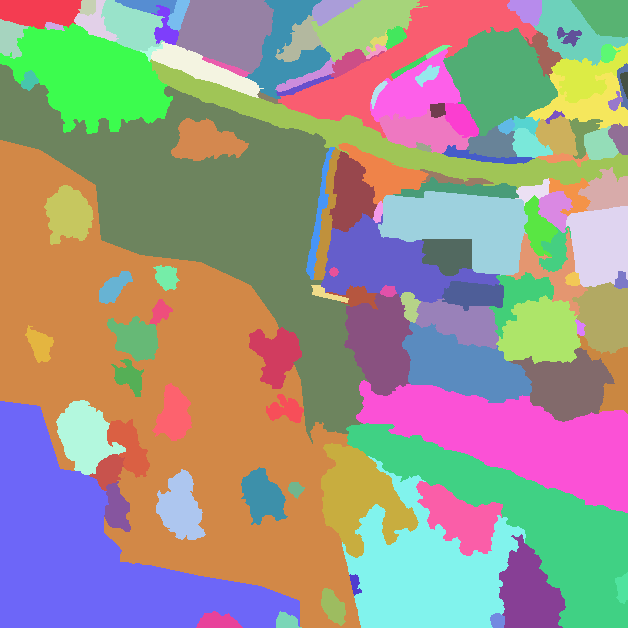
#> input picture daten/landseg/T0/fassung-c/abgabe/r0c0/labels.tif, 628 x 628 px, found by its file name
$ python blick.py ../../../../../../daten/landseg/T0/fassung-c/abgabe/r0c0/labels.tif ../../../../../../daten/landseg/H0/a-alles-frei/abgabe/r0c1/labels.tif ../../../../../../daten/landseg/H0/a-alles-frei/abgabe/r0c1/labels.tif ../../../../../../daten/landseg/H0/a-alles-frei/abgabe/r0c1/labels.tif ../../../../../../daten/landseg/H0/a-alles-frei/abgabe/r0c1/labels.tif ../../../../../../daten/landseg/H0/a-alles-frei/abgabe/r0c1/labels.tif
#> lines starting #> are read from the running program, lines starting #| are printed output that depends on the picture
import numpy as np, cv2, tifffile, sys
D='C:/Users/Phil/Developement/Victor/daten/landseg/H0/'
img=cv2.imread(D+'H0.png',cv2.IMREAD_GRAYSCALE)
L=np.zeros((1000,1000),np.int64)
l0=tifffile.imread(D+'a-alles-frei/r0c0/labels.tif').astype(np.int64)
#> l0: shape (628, 628) int64; 128 distinct labels, from 1 to 128
l1=tifffile.imread(D+'a-alles-frei/r0c1/labels.tif').astype(np.int64)
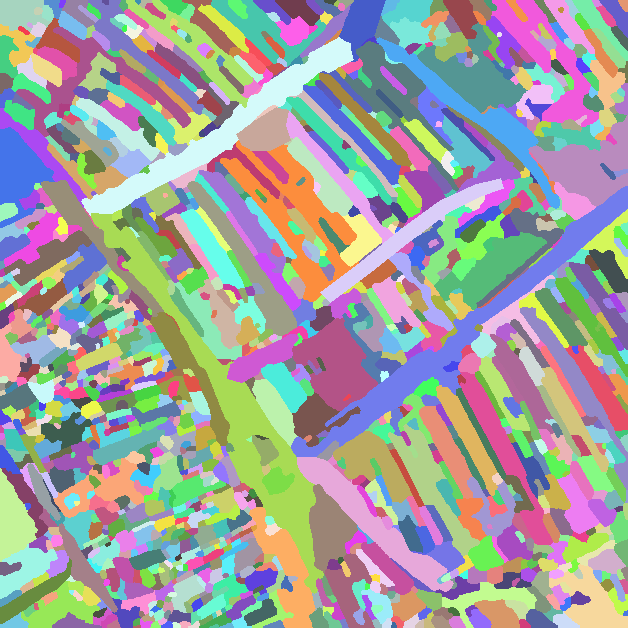
#> input picture daten/landseg/H0/a-alles-frei/abgabe/r0c1/labels.tif, 628 x 628 px, found by its file name
#> l1: shape (628, 628) int64; 1363 distinct labels, from 1 to 1363
L[0:500,0:500]=l0[64:564,64:564]
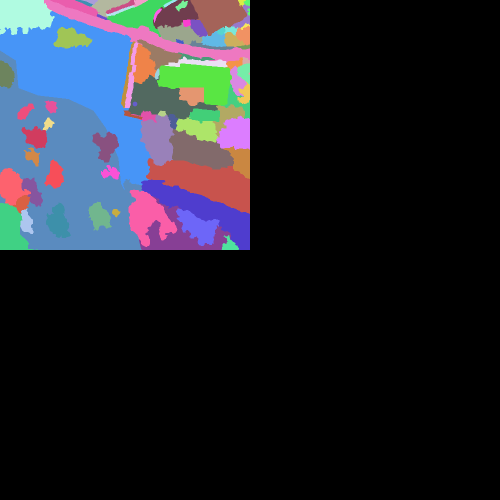
#> L: shape (1000, 1000) int64 (shown at 1/2 size); 86 distinct labels, from 0 to 123; one colour per label, 0 black
L[0:500,500:1000]=l1[64:564,64:564]
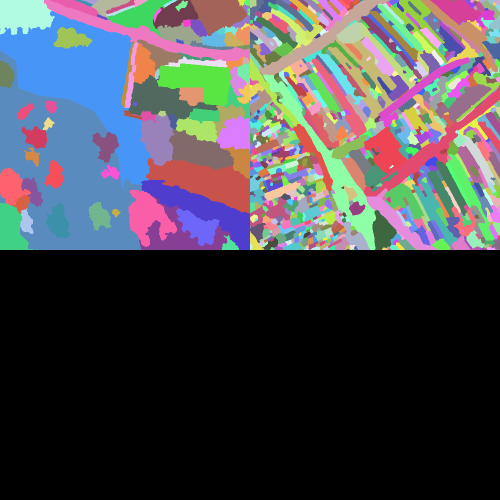
#> L: shape (1000, 1000) int64 (shown at 1/2 size); 935 distinct labels, from 0 to 1261; one colour per label, 0 black
#> (the run stopped early here; a loop or call above may not have finished)
